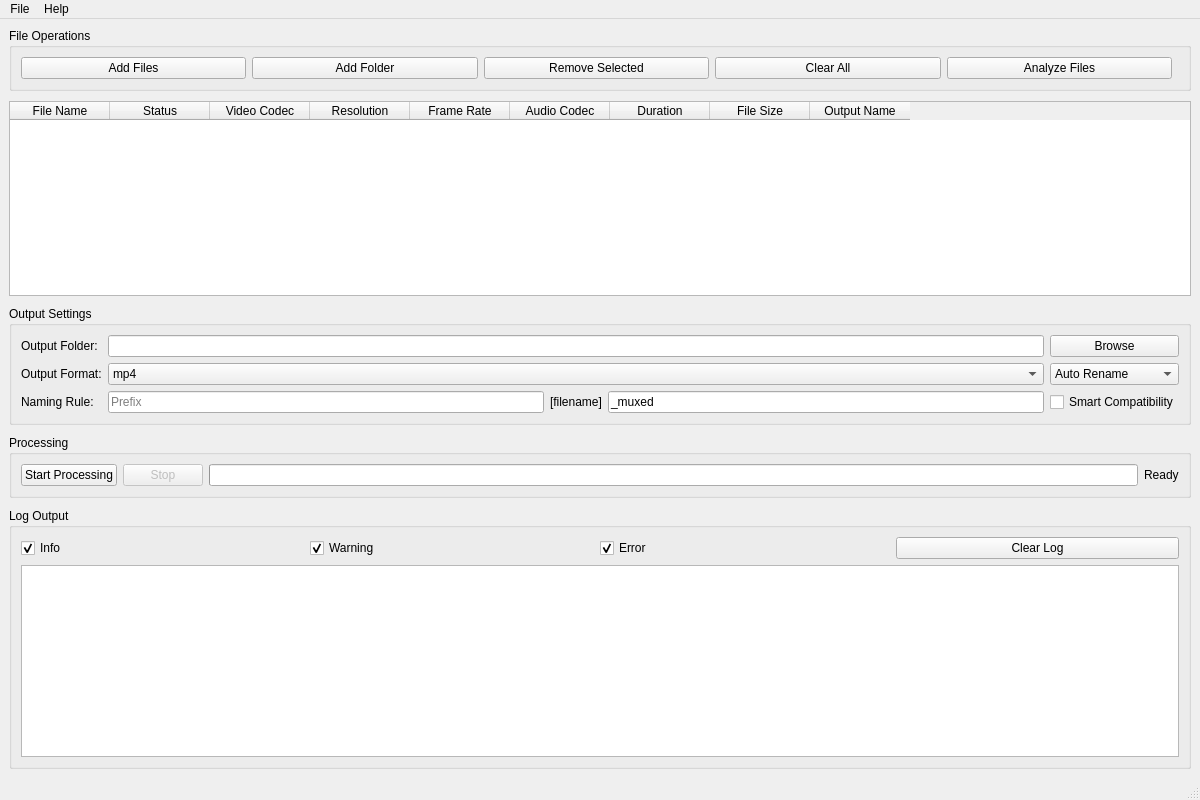
<?xml version="1.0" encoding="UTF-8"?>
<ui version="4.0">
 <class>MainWindow</class>
 <widget class="QMainWindow" name="MainWindow">
  <property name="geometry">
   <rect>
    <x>0</x>
    <y>0</y>
    <width>1200</width>
    <height>800</height>
   </rect>
  </property>
  <property name="windowTitle">
   <string>Pro Muxer - Professional Video Stream Muxing Tool</string>
  </property>
  <property name="acceptDrops">
   <bool>true</bool>
  </property>
  <widget class="QWidget" name="centralwidget">
   <layout class="QVBoxLayout" name="mainLayout">
    <property name="spacing">
     <number>10</number>
    </property>
    <item>
     <!-- File Operations Group -->
     <widget class="QGroupBox" name="fileGroup">
      <property name="title">
       <string>File Operations</string>
      </property>
      <layout class="QHBoxLayout" name="fileButtonLayout">
       <item>
        <widget class="QPushButton" name="addFilesBtn">
         <property name="text">
          <string>Add Files</string>
         </property>
         <property name="toolTip">
          <string>Add individual video files</string>
         </property>
        </widget>
       </item>
       <item>
        <widget class="QPushButton" name="addFolderBtn">
         <property name="text">
          <string>Add Folder</string>
         </property>
         <property name="toolTip">
          <string>Add all video files from a folder</string>
         </property>
        </widget>
       </item>
       <item>
        <widget class="QPushButton" name="removeBtn">
         <property name="text">
          <string>Remove Selected</string>
         </property>
         <property name="toolTip">
          <string>Remove selected files from the list</string>
         </property>
        </widget>
       </item>
       <item>
        <widget class="QPushButton" name="clearBtn">
         <property name="text">
          <string>Clear All</string>
         </property>
         <property name="toolTip">
          <string>Clear all files from the list</string>
         </property>
        </widget>
       </item>
       <item>
        <widget class="QPushButton" name="analyzeBtn">
         <property name="text">
          <string>Analyze Files</string>
         </property>
         <property name="toolTip">
          <string>Analyze media information for all files</string>
         </property>
        </widget>
       </item>
       <item>
        <spacer name="fileButtonSpacer">
         <property name="orientation">
          <enum>Qt::Horizontal</enum>
         </property>
        </spacer>
       </item>
      </layout>
     </widget>
    </item>
    <item>
     <!-- File Table -->
     <widget class="QTableWidget" name="fileTable">
      <property name="alternatingRowColors">
       <bool>true</bool>
      </property>
      <property name="selectionBehavior">
       <enum>QAbstractItemView::SelectRows</enum>
      </property>
      <property name="sortingEnabled">
       <bool>true</bool>
      </property>
      <column>
       <property name="text">
        <string>File Name</string>
       </property>
      </column>
      <column>
       <property name="text">
        <string>Status</string>
       </property>
      </column>
      <column>
       <property name="text">
        <string>Video Codec</string>
       </property>
      </column>
      <column>
       <property name="text">
        <string>Resolution</string>
       </property>
      </column>
      <column>
       <property name="text">
        <string>Frame Rate</string>
       </property>
      </column>
      <column>
       <property name="text">
        <string>Audio Codec</string>
       </property>
      </column>
      <column>
       <property name="text">
        <string>Duration</string>
       </property>
      </column>
      <column>
       <property name="text">
        <string>File Size</string>
       </property>
      </column>
      <column>
       <property name="text">
        <string>Output Name</string>
       </property>
      </column>
     </widget>
    </item>
    <item>
     <!-- Settings Group -->
     <widget class="QGroupBox" name="settingsGroup">
      <property name="title">
       <string>Output Settings</string>
      </property>
      <property name="maximumHeight">
       <number>120</number>
      </property>
      <layout class="QGridLayout" name="settingsLayout">
       <item row="0" column="0">
        <widget class="QLabel" name="outputFolderLabel">
         <property name="text">
          <string>Output Folder:</string>
         </property>
        </widget>
       </item>
       <item row="0" column="1">
        <widget class="QLineEdit" name="outputFolderEdit">
         <property name="toolTip">
          <string>Directory where processed files will be saved</string>
         </property>
        </widget>
       </item>
       <item row="0" column="2">
        <widget class="QPushButton" name="browseBtn">
         <property name="text">
          <string>Browse</string>
         </property>
         <property name="maximumWidth">
          <number>80</number>
         </property>
        </widget>
       </item>
       <item row="1" column="0">
        <widget class="QLabel" name="formatLabel">
         <property name="text">
          <string>Output Format:</string>
         </property>
        </widget>
       </item>
       <item row="1" column="1">
        <widget class="QComboBox" name="formatCombo">
         <property name="toolTip">
          <string>Target container format</string>
         </property>
         <item>
          <property name="text">
           <string>mp4</string>
          </property>
         </item>
         <item>
          <property name="text">
           <string>mkv</string>
          </property>
         </item>
         <item>
          <property name="text">
           <string>mov</string>
          </property>
         </item>
         <item>
          <property name="text">
           <string>webm</string>
          </property>
         </item>
         <item>
          <property name="text">
           <string>ts</string>
          </property>
         </item>
        </widget>
       </item>
       <item row="2" column="0">
        <widget class="QLabel" name="namingLabel">
         <property name="text">
          <string>Naming Rule:</string>
         </property>
        </widget>
       </item>
       <item row="2" column="1">
        <layout class="QHBoxLayout" name="namingLayout">
         <item>
          <widget class="QLineEdit" name="prefixEdit">
           <property name="placeholderText">
            <string>Prefix</string>
           </property>
           <property name="toolTip">
            <string>Text to add before original filename</string>
           </property>
          </widget>
         </item>
         <item>
          <widget class="QLabel" name="namingMiddleLabel">
           <property name="text">
            <string>[filename]</string>
           </property>
          </widget>
         </item>
         <item>
          <widget class="QLineEdit" name="suffixEdit">
           <property name="placeholderText">
            <string>Suffix</string>
           </property>
           <property name="toolTip">
            <string>Text to add after original filename</string>
           </property>
           <property name="text">
            <string>_muxed</string>
           </property>
          </widget>
         </item>
        </layout>
       </item>
       <item row="1" column="2">
        <widget class="QComboBox" name="conflictCombo">
         <property name="toolTip">
          <string>How to handle existing output files</string>
         </property>
         <item>
          <property name="text">
           <string>Auto Rename</string>
          </property>
         </item>
         <item>
          <property name="text">
           <string>Overwrite</string>
          </property>
         </item>
         <item>
          <property name="text">
           <string>Skip</string>
          </property>
         </item>
        </widget>
       </item>
       <item row="2" column="2">
        <widget class="QCheckBox" name="compatibilityCheck">
         <property name="text">
          <string>Smart Compatibility</string>
         </property>
         <property name="toolTip">
          <string>Automatically choose compatible container formats</string>
         </property>
        </widget>
       </item>
      </layout>
     </widget>
    </item>
    <item>
     <!-- Processing Controls Group -->
     <widget class="QGroupBox" name="processGroup">
      <property name="title">
       <string>Processing</string>
      </property>
      <property name="maximumHeight">
       <number>80</number>
      </property>
      <layout class="QHBoxLayout" name="processLayout">
       <item>
        <widget class="QPushButton" name="startBtn">
         <property name="text">
          <string>Start Processing</string>
         </property>
         <property name="toolTip">
          <string>Begin batch muxing process</string>
         </property>
        </widget>
       </item>
       <item>
        <widget class="QPushButton" name="stopBtn">
         <property name="text">
          <string>Stop</string>
         </property>
         <property name="toolTip">
          <string>Stop current processing</string>
         </property>
         <property name="enabled">
          <bool>false</bool>
         </property>
        </widget>
       </item>
       <item>
        <widget class="QProgressBar" name="progressBar">
         <property name="toolTip">
          <string>Overall processing progress</string>
         </property>
        </widget>
       </item>
       <item>
        <widget class="QLabel" name="statusLabel">
         <property name="text">
          <string>Ready</string>
         </property>
         <property name="minimumWidth">
          <number>200</number>
         </property>
        </widget>
       </item>
      </layout>
     </widget>
    </item>
    <item>
     <!-- Log Group -->
     <widget class="QGroupBox" name="logGroup">
      <property name="title">
       <string>Log Output</string>
      </property>
      <property name="maximumHeight">
       <number>200</number>
      </property>
      <layout class="QVBoxLayout" name="logLayout">
       <item>
        <layout class="QHBoxLayout" name="logControlLayout">
         <item>
          <widget class="QCheckBox" name="infoCheck">
           <property name="text">
            <string>Info</string>
           </property>
           <property name="checked">
            <bool>true</bool>
           </property>
          </widget>
         </item>
         <item>
          <widget class="QCheckBox" name="warningCheck">
           <property name="text">
            <string>Warning</string>
           </property>
           <property name="checked">
            <bool>true</bool>
           </property>
          </widget>
         </item>
         <item>
          <widget class="QCheckBox" name="errorCheck">
           <property name="text">
            <string>Error</string>
           </property>
           <property name="checked">
            <bool>true</bool>
           </property>
          </widget>
         </item>
         <item>
          <spacer name="logControlSpacer">
           <property name="orientation">
            <enum>Qt::Horizontal</enum>
           </property>
          </spacer>
         </item>
         <item>
          <widget class="QPushButton" name="clearLogBtn">
           <property name="text">
            <string>Clear Log</string>
           </property>
           <property name="maximumWidth">
            <number>80</number>
           </property>
          </widget>
         </item>
        </layout>
       </item>
       <item>
        <widget class="QTextEdit" name="logEdit">
         <property name="readOnly">
          <bool>true</bool>
         </property>
         <property name="toolTip">
          <string>Processing log with different message levels</string>
         </property>
        </widget>
       </item>
      </layout>
     </widget>
    </item>
   </layout>
  </widget>
  <widget class="QMenuBar" name="menubar">
   <property name="geometry">
    <rect>
     <x>0</x>
     <y>0</y>
     <width>1200</width>
     <height>22</height>
    </rect>
   </property>
   <widget class="QMenu" name="menuFile">
    <property name="title">
     <string>File</string>
    </property>
    <addaction name="actionOpen"/>
    <addaction name="actionExit"/>
   </widget>
   <widget class="QMenu" name="menuHelp">
    <property name="title">
     <string>Help</string>
    </property>
    <addaction name="actionAbout"/>
   </widget>
   <addaction name="menuFile"/>
   <addaction name="menuHelp"/>
  </widget>
  <widget class="QStatusBar" name="statusbar"/>
  <action name="actionOpen">
   <property name="text">
    <string>Open Files...</string>
   </property>
   <property name="shortcut">
    <string>Ctrl+O</string>
   </property>
  </action>
  <action name="actionExit">
   <property name="text">
    <string>Exit</string>
   </property>
   <property name="shortcut">
    <string>Ctrl+Q</string>
   </property>
  </action>
  <action name="actionAbout">
   <property name="text">
    <string>About</string>
   </property>
  </action>
 </widget>
 <resources/>
 <connections/>
</ui>
